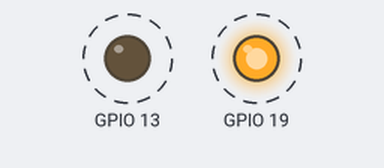
A program run on a simulated Raspberry Pi (BCM pin numbers). On the bench: output pins drawn as LEDs (lit = HIGH). Dashed ring = blinking.

Above: at 0.5 s.
Timing chart, 0 to 4.6 s (numbered marks = the images above):
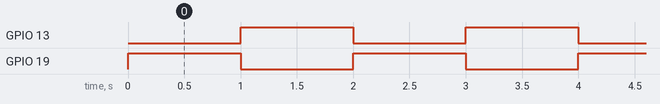

Measured:
- by itself, GPIO 13, GPIO 19: alternates HIGH for 1.0 s and LOW for 1.0 s

The program:

led.py
```python
#Import Files
import RPi.GPIO as GPIO
import time

#GPIO Settings
GPIO.setmode(GPIO.BCM)
GPIO.setup(13, GPIO.OUT)
GPIO.setup(19, GPIO.OUT)

#Main
try:
    while True:
        GPIO.output(13, GPIO.LOW)
        GPIO.output(19, GPIO.HIGH)
        time.sleep(1)
        GPIO.output(13, GPIO.HIGH)
        GPIO.output(19, GPIO.LOW)
        time.sleep(1)

except KeyboardInterrupt:
    GPIO.cleanup()
```
